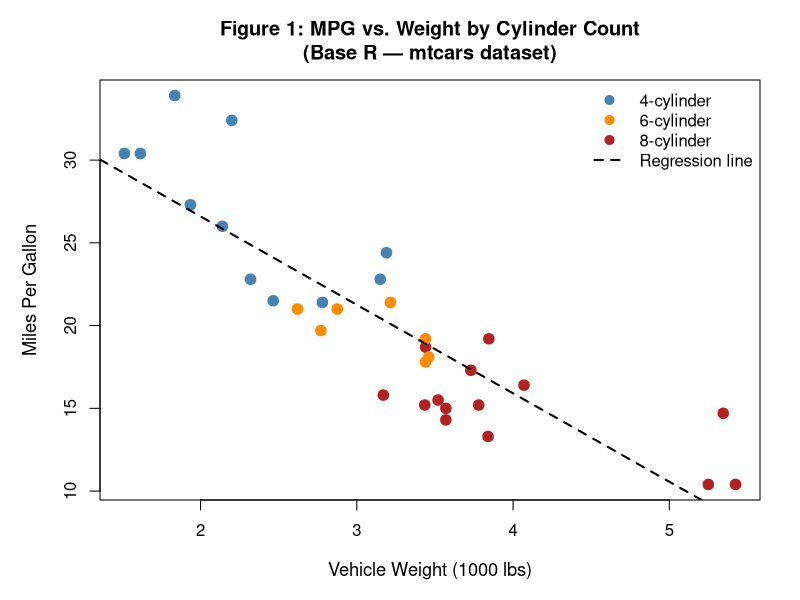
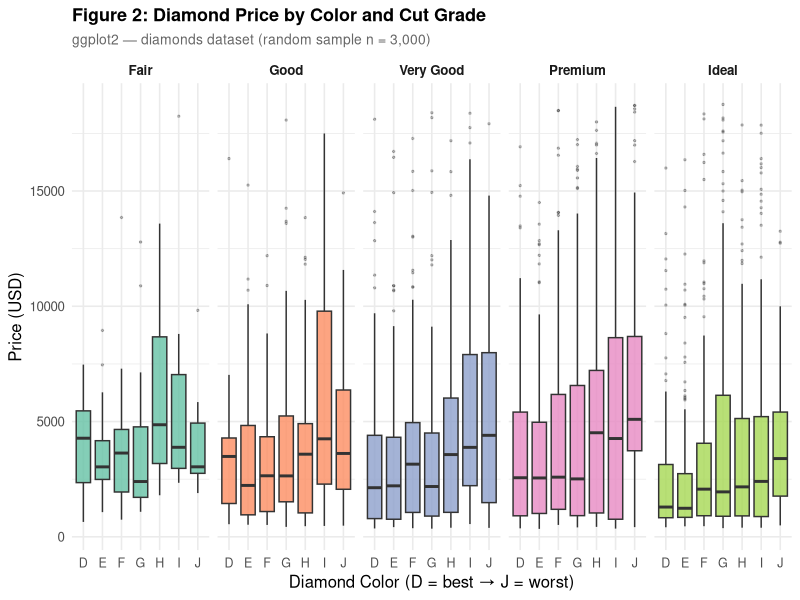

The R source for these figures, in order:
# ============================================================
# R Graphics Examples — Assignment Task 1
# Author: [Your Name]
# Date:   2026-05-23
# Description: Two R graphics examples using Base R and ggplot2
# ============================================================

# ---- Plot 1: Base R Scatter Plot ----
# Dataset: mtcars (built-in)
# Shows: MPG vs. Weight, colored by cylinder count + OLS regression line

png("plot1_base_r.png", width = 800, height = 600, res = 100)

par(mar = c(5, 5, 4, 2), bg = "white")

cols <- c("steelblue", "darkorange", "firebrick")[as.factor(mtcars$cyl)]

plot(mtcars$wt, mtcars$mpg,
     col  = cols,
     pch  = 19,
     cex  = 1.4,
     xlab = "Vehicle Weight (1000 lbs)",
     ylab = "Miles Per Gallon",
     main = "Figure 1: MPG vs. Weight by Cylinder Count\n(Base R — mtcars dataset)",
     cex.main = 1.2,
     cex.lab  = 1.1)

abline(lm(mpg ~ wt, data = mtcars), col = "black", lwd = 2, lty = 2)

legend("topright",
       legend = c("4-cylinder", "6-cylinder", "8-cylinder", "Regression line"),
       col    = c("steelblue", "darkorange", "firebrick", "black"),
       pch    = c(19, 19, 19, NA),
       lty    = c(NA, NA, NA, 2),
       lwd    = c(NA, NA, NA, 2),
       pt.cex = 1.2,
       bty    = "n")

dev.off()
message("Plot 1 saved: plot1_base_r.png")


# ---- Plot 2: ggplot2 Faceted Box Plot ----
# Dataset: diamonds (ggplot2 built-in)
# Shows: Price distribution by color, faceted by cut grade

library(ggplot2)

set.seed(42)
df <- diamonds[sample(nrow(diamonds), 3000), ]

p <- ggplot(df, aes(x = color, y = price, fill = cut)) +
  geom_boxplot(alpha = 0.8, outlier.size = 0.5, outlier.alpha = 0.3) +
  facet_wrap(~cut, nrow = 1) +
  scale_fill_brewer(palette = "Set2") +
  labs(
    title    = "Figure 2: Diamond Price by Color and Cut Grade",
    subtitle = "ggplot2 — diamonds dataset (random sample n = 3,000)",
    x        = "Diamond Color (D = best \u2192 J = worst)",
    y        = "Price (USD)",
    fill     = "Cut Grade"
  ) +
  theme_minimal(base_size = 12) +
  theme(
    plot.title     = element_text(face = "bold", size = 13),
    plot.subtitle  = element_text(color = "gray40", size = 10),
    axis.text.x    = element_text(size = 9),
    strip.text     = element_text(face = "bold"),
    legend.position = "none"
  )

ggsave("plot2_ggplot2.png", plot = p, width = 9, height = 6, dpi = 100)
message("Plot 2 saved: plot2_ggplot2.png")

message("All done! Both plots written to working directory.")
